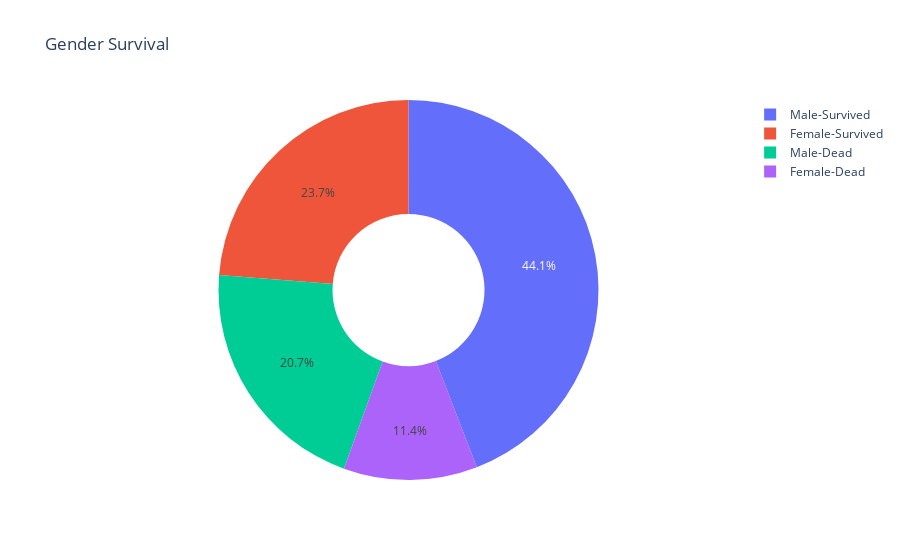

Here is the notebook cell this chart was saved with:
### Code cell
male_survived = heart_data[(heart_data['sex']==1)&(heart_data['DEATH_EVENT']==0)]
male_dead = heart_data[(heart_data['sex']==1)&(heart_data['DEATH_EVENT']==1)]
female_survived = heart_data[(heart_data['sex']==0)&(heart_data['DEATH_EVENT']==0)]
female_dead = heart_data[(heart_data['sex']==0)&(heart_data['DEATH_EVENT']==1)]

labels = ['Male-Survived', 'Male-Dead', 'Female-Survived', 'Female-Dead']
values = [len(male_survived), len(male_dead), len(female_survived), len(female_dead)]

fig = go.Figure(data = [go.Pie(labels=labels, values=values, hole=.4)])
fig.update_layout(title_text = 'Gender Survival')
fig.show()

### Figure 1 — Plotly figure (JSON) as saved in the notebook; plotly's stock layout.template omitted (floating-point values rounded to 4 significant figures)
{"data": [{"hole": 0.4, "labels": ["Male-Survived", "Male-Dead", "Female-Survived", "Female-Dead"], "values": [132, 62, 71, 34], "type": "pie"}], "layout": {"title": {"text": "Gender Survival"}}}
